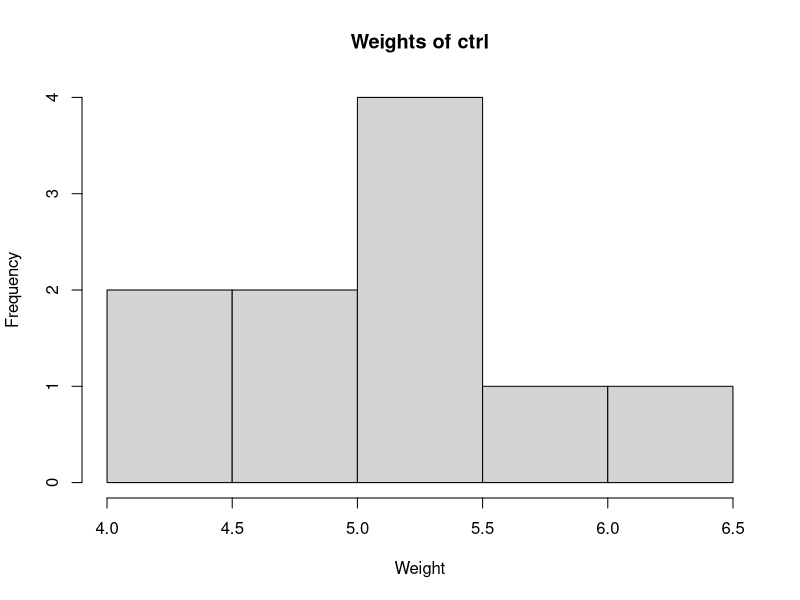
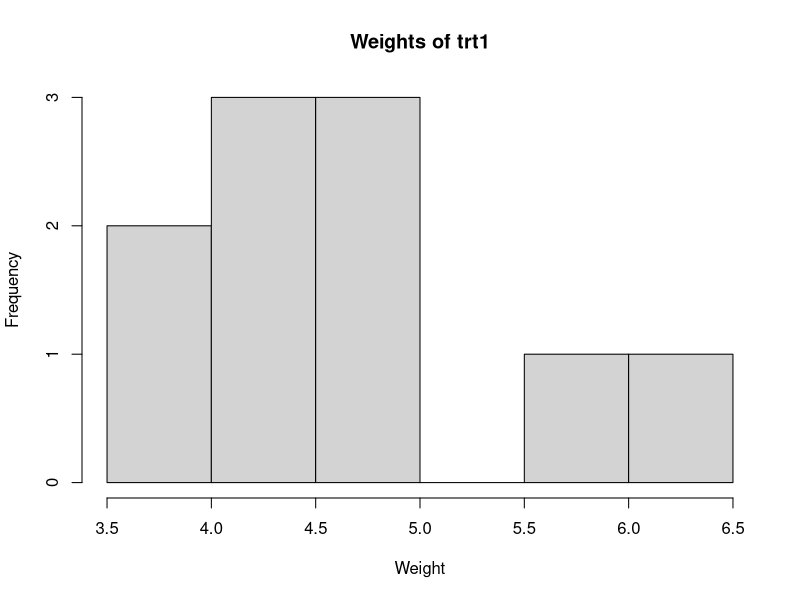
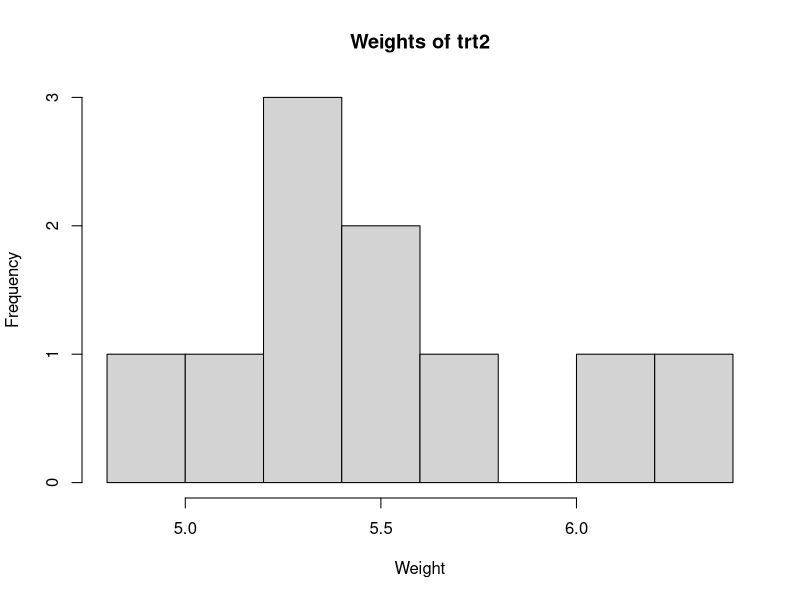
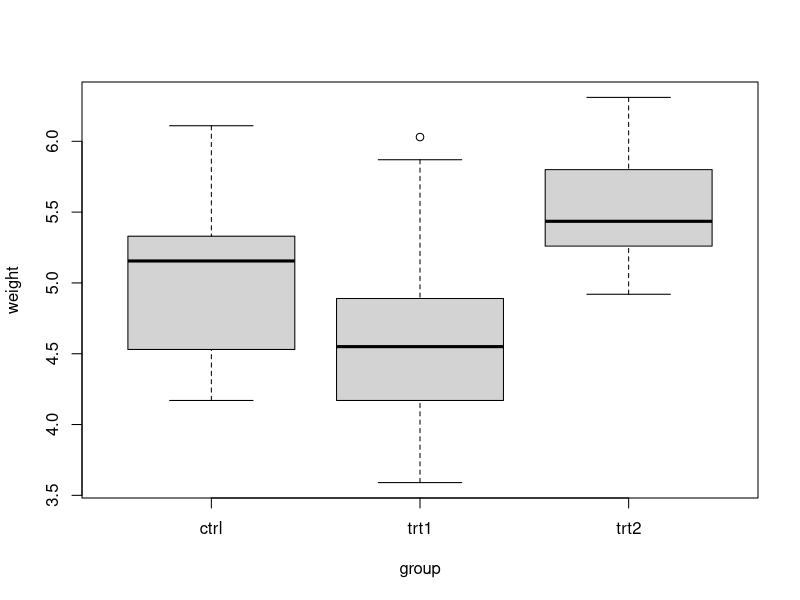

R code for these plots, in order:
## ---- chunk 1
##7. The built‑in PlantGrowth data set contains three different groups, each representing a different plant food diet (you may need to type data(PlantGrowth) to activate it). The group labeled “ctrl” is the control group, while the other two groups are each a different type of experimental treatment. Run the summary() command on PlantGrowth and explain the output. Create a histogram of the ctrl group. As a hint about R syntax, here is one way that you can access the ctrl group data: PlantGrowth$weight[PlantGrowth$group==”ctrl”] Also create histograms of the trt1 and trt2 groups. What can you say about the differences in the groups by looking at the histograms? 
  
summary(PlantGrowth)

#This shows summary statistics for each of our two columns, weight and group. We see that weight is a numerical variable because we see min, max, median, mean, 1st quartile, and 3rd quartile. group seems to be a categorical variable, which is intuitive given the description of the PlantGrowth data set in the question. We see that group has 3 values, ctrl, trt1, and trt2, each of which show up 10 times in the data.

hist(PlantGrowth$weight[PlantGrowth$group == 'ctrl'],main = 'Weights of ctrl',xlab = 'Weight')
hist(PlantGrowth$weight[PlantGrowth$group == 'trt1'],main = 'Weights of trt1',xlab = 'Weight')
hist(PlantGrowth$weight[PlantGrowth$group == 'trt2'],main = 'Weights of trt2',xlab = 'Weight')

#At first glance, each of these histograms seem to indicate a mean weight in the general vicinity 5.0. However, it appears that the mean weight is higher for that of trt2 than in trt1, and the trt1 group looks much closer to the ctrl group than the trt2 group. In short, weights for trt1 appear to be slightly smaller than ctrl, and weights for trt2 appear to be larger than ctrl, while trt1 weights appear to be closer to ctrl weights than trt2 weights are to ctrl weights.
  
  
  
##8. Create a boxplot of the plant growth data, using the model “weight ~ group.” What can you say about the differences in the groups by looking at the boxplots for the different groups?

boxplot(weight~group,data = PlantGrowth)

#We see that our conclusions from Exercise 7 are confirmed, but we also can now say even more. The trt1 weights cover a wider range than ctrl, while the trt2 weights cover a smaller range than ctrl. We also see that the medians follow a similar pattern that we hypothesized about the means in Exercise 7. That is, the median of trt1 is lower than the median of ctrl, the median of trt2 is higher than the median of ctrl, and the median of all three are somewhat close to 5.0. 







##9. Run a t‑test to compare the means of ctrl and trt1 in the PlantGrowth data. Report and interpret the confidence interval. Make sure to include a carefully worded statement about what the confidence interval implies with respect to the population mean difference between the ctrl and trt1 groups.

t.test(PlantGrowth$weight[PlantGrowth$group == 'ctrl'],PlantGrowth$weight[PlantGrowth$group == 'trt1'])

#Given we have a p-value of 0.2504, we do not have significant evidence to prove that the mean of the weights in the trt1 group is different than that of the ctrl group (or the mean difference in weights between the plants not given a treatment and the plants given treatment 1). 

#That being said, assuming that we did have a significant t-test, the 95% confidence interval is -0.2875162 to 1.0295162. This would mean that in 95% of tests conducted, the true difference in means of weights in the control group and weights for plants given treatment 1 would be between -0.2875162 and 1.0295162.








##10. Run a t‑test to compare the means of ctrl and trt2 in the PlantGrowth data. Report and interpret the confidence interval.

t.test(PlantGrowth$weight[PlantGrowth$group == 'ctrl'],PlantGrowth$weight[PlantGrowth$group == 'trt2'])

#The 95% confidence interval is -0.98287213 to -0.00512787. This would mean that in 95% of tests conducted, the true difference in means of weights in the control group and weights for plants given treatment 2 would be between -0.98287213 to -0.00512787.
